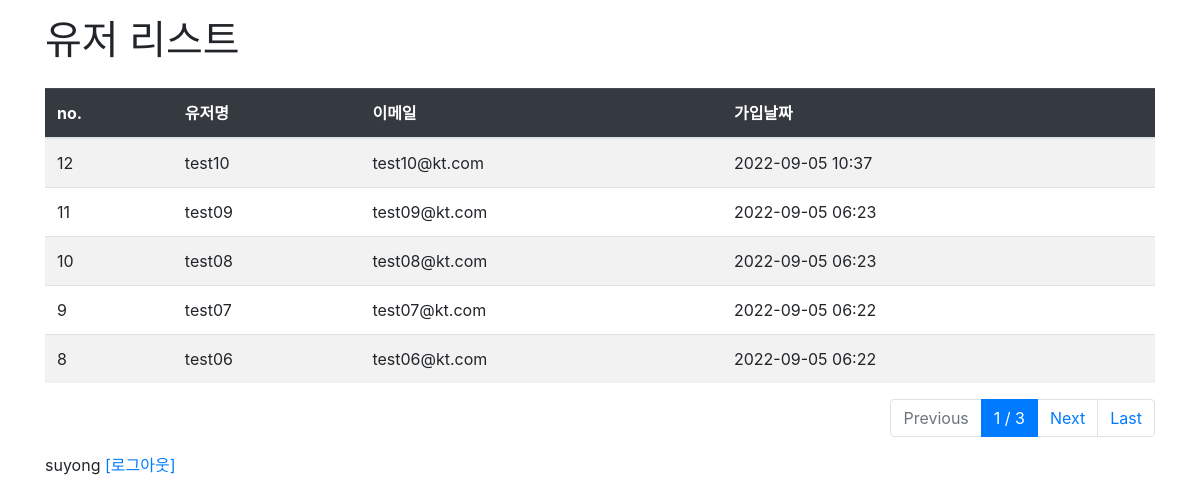
The page /users/ (signed in) on the database its author committed.
### user/models.py (models this page shows, shortened)
class User(AbstractUser):
    register_date = models.DateTimeField(auto_now_add=True, verbose_name="등록날짜")
    class Meta:
        verbose_name = "사용자"
        verbose_name_plural = "사용자"

### user/views.py (the view)
# urls.py: path("users/", user_list_view, name="user_list"),
def user_list_view(request):
    if not request.user.is_authenticated:
        return HttpResponseRedirect("/login")
    users = User.objects.all().order_by("-id")
    paginator = Paginator(users, 5)
    page = int(request.GET.get("page", 1))
    users = paginator.get_page(page)
    return render(request, "users.html", {"users": users})

### templates/users.html (shortened to what this page needs)
{% extends "base.html" %}
{% block content %}
    <div class="row mt-3">
      <div class="col-12">
        <h1>유저 리스트</h1>
      </div>
    </div>
    <div class="row mt-3">
      <div class="col-12">
        <table class="table table-striped">
          <thead class="table-dark">
            <tr>
              <th scope="col">no.</th>
              <th scope="col">유저명</th>
              <th scope="col">이메일</th>
              <th scope="col">가입날짜</th>
            </tr>
          </thead>
          <tbody>
            {% for user in users %}
            <tr>
              <td scope="row">{{ user.id }}</td>
              <td>{{ user.username }}</td>
              <td>{{ user.email }}</td>
              <td>{{ user.register_date|date:'Y-m-d H:i' }}</td>
            </tr>
            {% endfor %}
          </tbody>
        </table>
      </div>
    </div>
    <nav>
      <ul class="pagination justify-content-end">
        {% if users.has_previous %}
        <li class="page-item">
          <a class="page-link" href="?page=1">First</a>
        </li>
        <li class="page-item">
          <a class="page-link" href="?page={{ users.previous_page_number }}">Previous</a>
        </li>
        {% else %}
        <li class="page-item disabled">
          <a class="page-link" href="#">Previous</a>
        </li>
        {% endif %}
        <li class="page-item active">
          <a class="page-link" href="#">{{ users.number }} / {{ users.paginator.num_pages }}</a>
        </li>
        {% if users.has_next %}
        <li class="page-item">
          <a class="page-link" href="?page={{ users.next_page_number }}">Next</a>
        </li>
        <li class="page-item">
          <a class="page-link" href="?page={{ users.paginator.num_pages }}">Last</a>
        </li>
        {% else %}
        <li class="page-item disabled">
          <a class="page-link disabled" href="#">Next</a>
        </li>
        {% endif %}
      </ul>
    </nav>
{% endblock %}

### templates/base.html (shortened to what this page needs)
<!DOCTYPE html>
<html lang="en">
  <head>
    <link
      rel="stylesheet"
      href="https://cdn.jsdelivr.net/npm/bootstrap@4.6.0/dist/css/bootstrap.min.css"
    />
  </head>
  <body>
    <div class="container">
        {% block content %} {% endblock %}
        <div class="row mt-3">
            <div class="col-12 text-end">
            {% if user.is_authenticated %}
            <p>{{ user.username }} <a href="{% url 'logout' %}">[로그아웃]</a></p>
            {% else %}
            <p>{{ user }} <a href="{% url 'register' %}">[회원가입]</a><a href="{% url 'login' %}">[로그인]</a></p>
            {% endif %}
            </div>
        </div>
    </div>
  </body>
</html>

### rows shown on the page
User: id "12", username "test10", email "test10@kt.com", register_date "2022-09-05 10:37"
User: id "11", username "test09", email "test09@kt.com", register_date "2022-09-05 06:23"
User: id "10", username "test08", email "test08@kt.com", register_date "2022-09-05 06:23"
User: id "9", username "test07", email "test07@kt.com", register_date "2022-09-05 06:22"
User: id "8", username "test06", email "test06@kt.com", register_date "2022-09-05 06:22"
User: username "suyong"

### other values the page prints
{{ users.number }} "1"
{{ users.paginator.num_pages }} "3"
